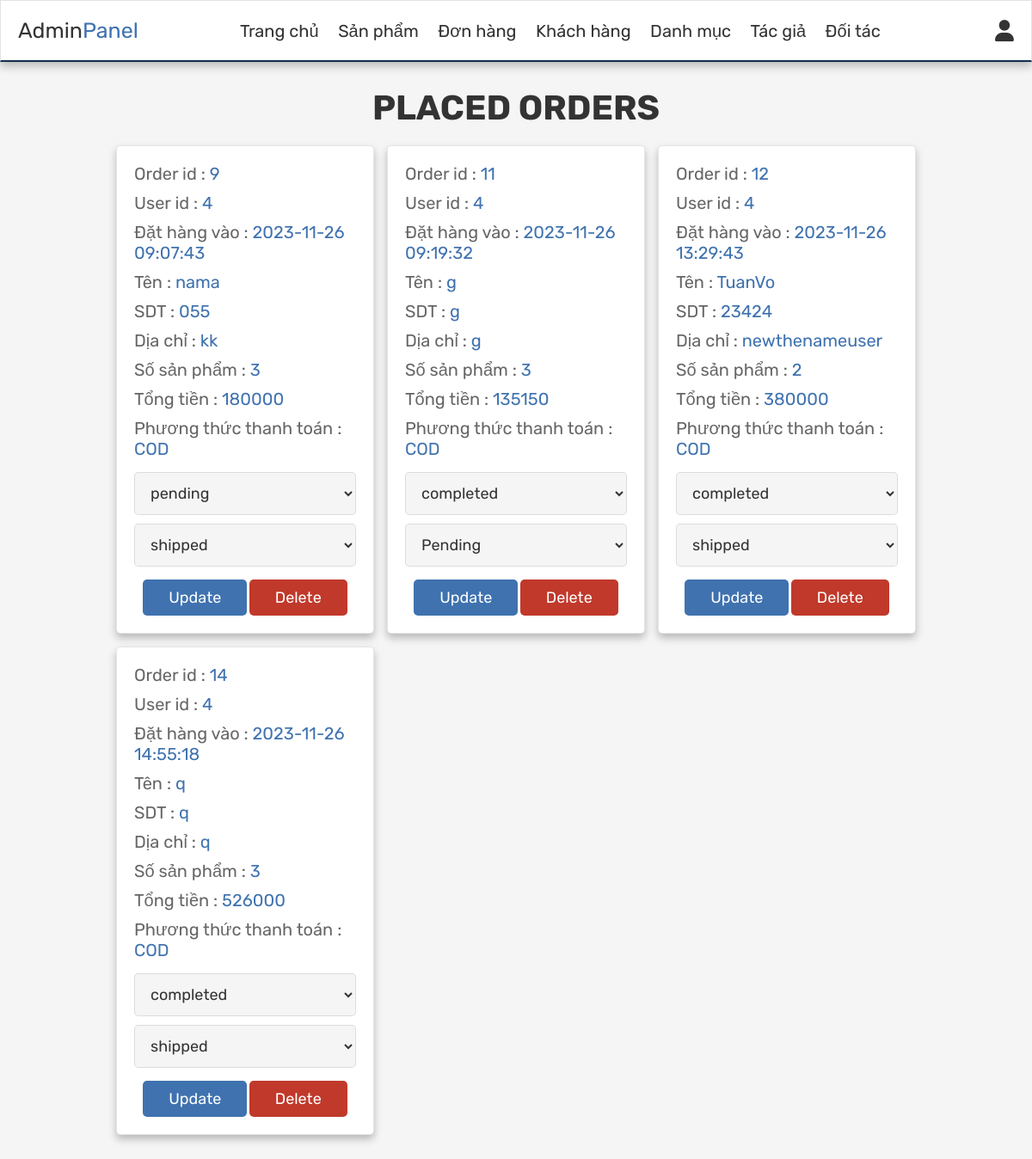
/admin/admin_orders.php (signed in), run on the app's committed database.
### tables this page shows
CREATE TABLE `order` (
  `order_id` int NOT NULL,
  `user_id` int DEFAULT NULL,
  `order_date` timestamp NULL DEFAULT CURRENT_TIMESTAMP,
  `total_amount` double DEFAULT '0',
  `shipping_status` varchar(50) DEFAULT 'Pending',
  `payment_status` varchar(50) DEFAULT 'Pending',
  `name` varchar(255) DEFAULT NULL,
  `number` varchar(20) DEFAULT NULL,
  `address` varchar(255) DEFAULT NULL,
  `total_products` int DEFAULT '3'
);

### admin/admin_orders.php (the view, shortened to what this page needs)
<?php
include 'config.php';
?>
<!DOCTYPE html>
<html lang="en">
<head>
   <link rel="stylesheet" href="https://cdnjs.cloudflare.com/ajax/libs/font-awesome/6.0.0/css/all.min.css">
   <link rel="stylesheet" href="../style/admin_style.css">
</head>
<body>
<?php include 'admin_header.php'; ?>
<section class="orders">
   <h1 class="title">placed orders</h1>
   <div class="box-container">
      <?php
      $select_orders = mysqli_query($conn, "SELECT * FROM `order`") or die('query failed');
      if(mysqli_num_rows($select_orders) > 0){
         while($fetch_orders = mysqli_fetch_assoc($select_orders)){
      ?>
      <div class="box">
         <p> Order id : <span><?php echo $fetch_orders['order_id']; ?></span> </p>
         <p> User id : <span><?php echo $fetch_orders['user_id']; ?></span> </p>
         <p> Đặt hàng vào : <span><?php echo $fetch_orders['order_date']; ?></span> </p>
         <p> Tên : <span><?php echo $fetch_orders['name']; ?></span> </p>
         <p> SDT : <span><?php echo $fetch_orders['number']; ?></span> </p>
         <p> Dịa chỉ : <span><?php echo $fetch_orders['address']; ?></span> </p>
         <p> Số sản phẩm  : <span><?php echo $fetch_orders['total_products']; ?></span> </p>
         <p> Tổng tiền : <span><?php echo $fetch_orders['total_amount']; ?></span> </p>
         <p> Phương thức thanh toán : <span>COD</span> </p>
         <form action="" method="post">
            <select name="update_payment">
               <option value="" selected disabled><?php echo $fetch_orders['payment_status']; ?></option>
            </select>
            <select name="update_shipping">
    <option value="" selected disabled><?php echo $fetch_orders['shipping_status']; ?></option>
</select>
            <input type="submit" value="update" name="update_order" class="option-btn">
            <a href="admin_orders.php?delete=<?php echo $fetch_orders['order_id']; ?>" onclick="return confirm('delete this order?');" class="delete-btn">delete</a>
         </form>
      </div>
      <?php
         }
      }else{
         echo '<p class="empty">no orders placed yet!</p>';
      }
      ?>
   </div>
</section>
</body>
</html>

### style/admin_style.css (style rules this page uses)
:root { --blue:#8e44ad; --red:#c0392b; --orange:#f39c12; --black:#333; --white:#fff; --light-color:#666; --light-white:#ccc; --light-bg:#f5f5f5; --border:.1rem solid var(--black); --box-shadow:0 .5rem 1rem rgba(0,0,0,.1); --blue: #3F72AF; --darkblue: #112D4E; --border: 0.1rem solid rgba(0, 0, 0, 0.1); --box-shadow: 0 0.5rem 1rem rgba(0, 0, 0, 0.25); }
* { font-family: 'Rubik', sans-serif; margin:0; padding:0; box-sizing: border-box; outline: none; border:none; text-decoration: none; transition:all .2s linear; }
html { font-size: 62.5%; overflow-x: hidden; }
body { background-color: var(--light-bg); }
section { padding:3rem 2rem; }
.title { text-align: center; margin-bottom: 2rem; text-transform: uppercase; color:var(--black); font-size: 4rem; }
.btn, .option-btn, .delete-btn, .white-btn { display: inline-block; margin-top: 1rem; padding:1rem 3rem; cursor: pointer; color:var(--white); background-color: var(--blue); font-size: 1.8rem; border-radius: .5rem; text-transform: capitalize; }
.option-btn { background-color: var(--blue); }
.delete-btn { background-color: var(--red); }
.orders .box-container { display: grid; grid-template-columns: repeat(auto-fit, 30rem); justify-content: center; gap:1.5rem; max-width: 1200px; margin:0 auto; align-items: flex-start; }
.orders .box-container .box { background-color: var(--white); padding:2rem; border:var(--border); box-shadow: var(--box-shadow); border-radius: .5rem; }
.orders .box-container .box p { padding-bottom: 1rem; font-size: 2rem; color:var(--light-color); }
.orders .box-container .box p span { color:var(--blue); }
.orders .box-container .box form { text-align: center; }
.orders .box-container .box form select { border-radius: .5rem; margin:.5rem 0; width: 100%; background-color: var(--light-bg); border:var(--border); padding:1.2rem 1.4rem; font-size: 1.8rem; color:var(--black); }

### data on the page
order: order_id "9", user "4", order_date "2023-11-26 09:07:43", name "nama", number "055", address "kk", total_products "3", total_amount "180000", update_payment "pending", update_shipping "shipped"
order: order_id "11", user "4", order_date "2023-11-26 09:19:32", name "g", number "g", address "g", total_products "3", total_amount "135150", update_payment "completed", update_shipping "Pending"
order: order_id "12", user "4", order_date "2023-11-26 13:29:43", name "TuanVo", number "23424", address "newthenameuser", total_products "2", total_amount "380000", update_payment "completed", update_shipping "shipped"
order: order_id "14", user "4", order_date "2023-11-26 14:55:18", name "q", number "q", address "q", total_products "3", total_amount "526000", update_payment "completed", update_shipping "shipped"
